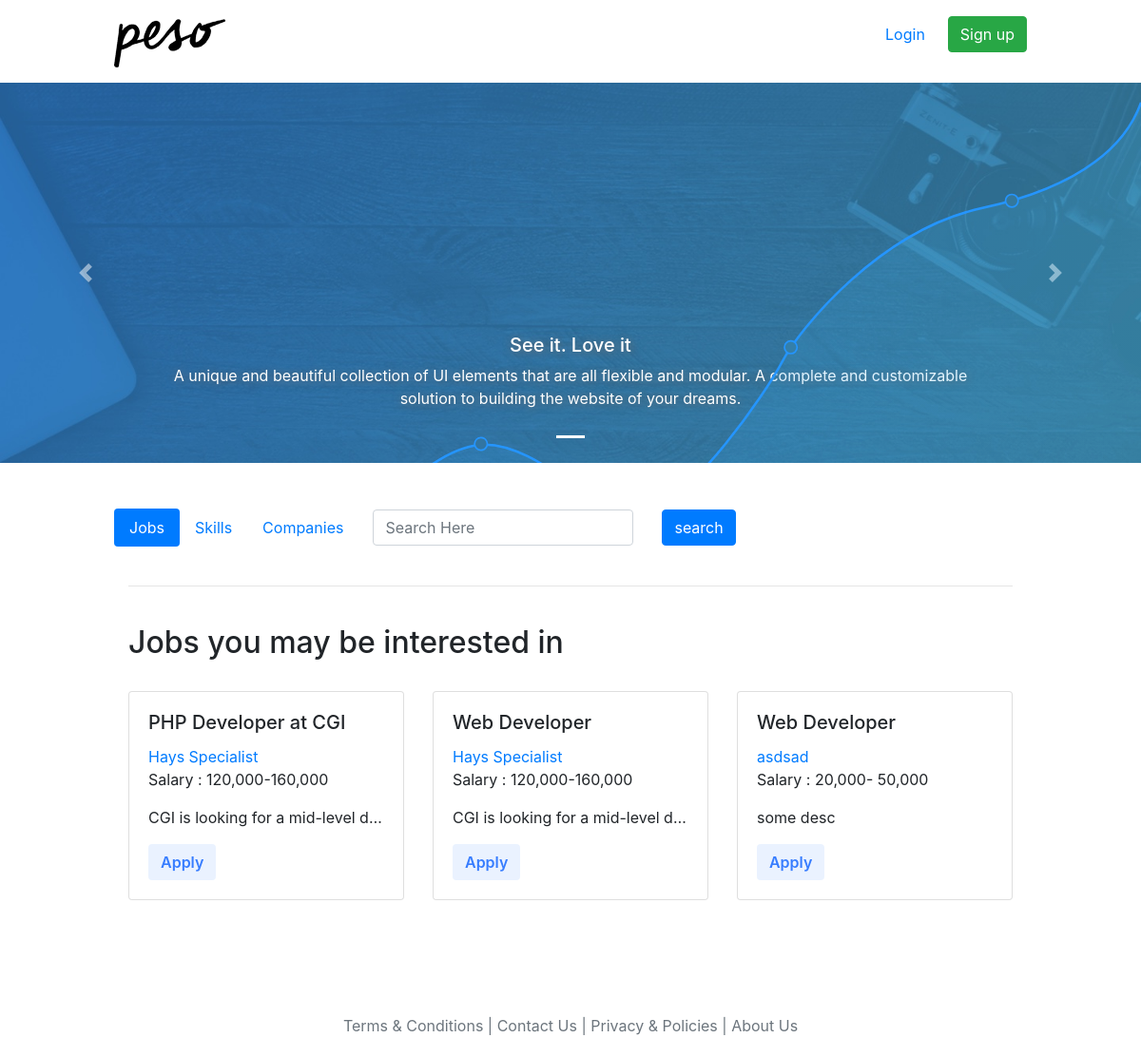
The page / on the database its author committed.
### tables this page shows
CREATE TABLE `slider` (
  `id` int(11) NOT NULL,
  `title` varchar(255) NOT NULL,
  `description` varchar(500) NOT NULL,
  `photoid` int(11) NOT NULL,
  `dateadded` timestamp NOT NULL DEFAULT CURRENT_TIMESTAMP
);

CREATE TABLE `photo` (
  `id` int(11) NOT NULL,
  `filename` varchar(255) NOT NULL,
  `active` int(11) NOT NULL DEFAULT '1',
  `dateadded` timestamp NOT NULL DEFAULT CURRENT_TIMESTAMP
);

CREATE TABLE `job` (
  `id` int(11) NOT NULL,
  `companyid` int(11) NOT NULL,
  `description` longtext NOT NULL,
  `userid` int(11) NOT NULL,
  `processing_time` varchar(255) NOT NULL,
  `salary` varchar(255) NOT NULL,
  `min_experience` varchar(255) NOT NULL,
  `expire_date` date NOT NULL,
  `status` int(11) NOT NULL DEFAULT '0',
  `industryid` int(11) NOT NULL,
  `title` varchar(255) NOT NULL,
  `otherdesc` longtext NOT NULL,
  `desclist` longtext NOT NULL,
  `date_added` timestamp NOT NULL DEFAULT CURRENT_TIMESTAMP
);

CREATE TABLE `company` (
  `id` int(11) NOT NULL,
  `name` varchar(255) NOT NULL,
  `address` varchar(255) NOT NULL,
  `overview` varchar(1000) NOT NULL,
  `banner` varchar(255) DEFAULT NULL,
  `industry` varchar(255) NOT NULL,
  `social_ids` varchar(255) NOT NULL,
  `size` varchar(255) NOT NULL,
  `telephone` varchar(255) NOT NULL,
  `email` varchar(255) NOT NULL,
  `photo` varchar(255) DEFAULT NULL,
  `userid` int(11) NOT NULL,
  `mobile` int(11) NOT NULL,
  `completed` int(11) NOT NULL DEFAULT '0',
  `approved` int(11) NOT NULL DEFAULT '0'
);

### model.php (called while the page is built, shortened)
<?php
class Model {
	protected $db;
	public function __construct(){
		include_once "config.php";
		$this->db = $db;
	}
	public function getAllSlider(){
		return $this->db->query("
			SELECT t1.*, t2.filename FROM slider t1
			LEFT JOIN photo t2 on t1.photoid = t2.id
			where t1.title !=''
			")->fetchAll(PDO::FETCH_ASSOC);
	}
	public function getFeaturedJobs(){
		return $this->db->query("
				SELECT t1.id,t1.title,t1.salary,t1.description,t2.name as 'company'
				FROM job t1
				LEFT JOIN company t2 ON t1.userid = t2.userid
				ORDER BY t1.date_added ASC
				LIMIT 3
			")->fetchAll(PDO::FETCH_ASSOC);
	}
}

### index.php (the view, shortened to what this page needs)
<?php include_once "model.php"; ?>
<?php $model = new Model();
  $featuredJobs = $model->getFeaturedJobs();
  $sliders = $model->getAllSlider();
?>
<?php include_once "header.php"; ?>
    <div class="container-fluid idx bg bg0">
        <main role="main">
          <div class="container-fluid bg bg1">
              <div class="row">
                <div class="col">
                  <div id="carouselExampleIndicators" class="carousel slide" data-ride="carousel">
                  <ol class="carousel-indicators">
                    <?php foreach ($sliders as $key => $value): ?>
                      <li data-target="#carouselExampleIndicators" data-slide-to="<?= $idx; ?>" class="<?= ($key==0) ? 'active' : '';?>"></li>
                    <?php endforeach ?>
                  </ol>
                  <div class="carousel-inner">
                    <?php foreach ($sliders as $key => $slide): ?>
                      <div style="background-image: url(./uploads/photos/<?= $slide['filename'];?>);background-size:cover;" class="carousel-item <?= ($key==0) ? 'active' : '';?>">
                         <div class="carousel-caption d-none d-md-block">
                          <h5><?= $slide['title'];?></h5>
                          <p><?= $slide['description'];?></p>
                        </div>
                      </div>
                    <?php endforeach ?>
                  </div>
                  <a class="carousel-control-prev" href="#carouselExampleIndicators" role="button" data-slide="prev">
                    <span class="carousel-control-prev-icon" aria-hidden="true"></span>
                  </a>
                  <a class="carousel-control-next" href="#carouselExampleIndicators" role="button" data-slide="next">
                    <span class="carousel-control-next-icon" aria-hidden="true"></span>
                  </a>
                </div>
                </div>
              </div>
          </div>
          <div class=" bansner">
              <br>
              <br>
            <div class="container">
            <div class="row">
              <ul class="nav nav-pills hiddsen">
                <li class="nav-item">
                  <a class="nav-link active" href="#">Jobs</a>
                </li>
                <li class="nav-item">
                  <a class="nav-link" href="#">Skills</a>
                </li>
                 <li class="nav-item">
                  <a class="nav-link" href="#">Companies</a>
                </li>
              </ul>
              <form id="btnsearch" class="form-inline">
                  <div class="col">
                    <input type="text" class="form-control" id="searchtext" placeholder="Search Here">
                  </div>
                  <div class="col">
                    <input type="submit" value="search"  class="btn btn-primary"/>
                </div>
              </form>
            </div>
          </div>
          <br>
          <div class="container">
            <div class="row">
              <div class="col-3">
              </div>
              <div class="col">
              </div>
            </div>
          </div>
             <div class="container search">
                <hr>
                <br/>
                <h2 class="display-7">Jobs you may be interested in</h2>
                <br/>
                <div class="row">
                  <?php foreach($featuredJobs as $idx => $job): ?>
                  <div class="col-sm-4">
                    <div class="card">
                      <div class="card-body">
                        <h5 class="card-title"><?= $job['title']; ?></h5>
                        <a href=""><?= $job['company']; ?></a>
                        <p class="card-text">Salary : <?= $job['salary']; ?></p>
                        <p class="card-text desc"><?= $job['description']; ?></p>
                        <a href="viewjob.php?id=<?= $job['id']; ?>" class="btn btn-success custom">Apply</a>
                      </div>
                    </div>
                  </div>
                 <?php endforeach; ?>
                </div>
              </div>
          </div>
        </main>
        <footer class="container">
          <div class="row">
            <div class="col">
              <ul class="list-unstyled footer-links text-small">
                <li><a class="text-muted" data-toggle="modal" data-target="#termsModal" href="#">Terms & Conditions</a></li>
                <li><a data-toggle="modal" data-target="#contactModal" class="text-muted" href="#">| Contact Us |</a></li>
                <li><a data-toggle="modal" data-target="#privacyModal" class="text-muted" href="#">Privacy & Policies |</a></li>
                <li><a data-toggle="modal" data-target="#aboutModal" class="text-muted" href="#">About Us</a></li>
              </ul>
            </div>
          </div>
        </footer>
    </div>
  </body>
</html>

### css/default.css (style rules this page uses)
html { font-size: 14px; }
@media (min-width: 768px) { html { font-size: 16px; } }
.container { max-width: 960px; }

### header.php (style rules this page uses)
.custom { color: #377dff; background: rgba(55, 125, 255, 0.1); border-color: transparent; font-weight: 600; }

### index.php (style rules this page uses)
.carousel-item { height: 400px; }
.carousel-inner { background: black; }
.carousel h5, .carousel p { text-shadow: 1px 1px 10px #6b6969; }
.bg { padding: 0; position: relative; overflow: hidden; }
.bg1::after { content: ""; position: absolute; width: 100%; height: 100%; background: url(./img/bg.svg) no-repeat; background-size: cover; bottom: -20px; left: 0; }
.desc { white-space: nowrap; overflow: hidden; text-overflow: ellipsis; }
.footer-links { text-align: center; margin: 120px auto 20px; }
.footer-links li { list-style-type: none; display: inline; }

### rows shown on the page
slider: photoid.filename (picture), title "See it. Love it", description "A unique and beautiful collection of UI elements that are all flexible and modular. A complete and customizable solution to building the website of your dreams."
job: title "PHP Developer at CGI", company.name "Hays Specialist", salary "120,000-160,000", description "CGI is looking for a mid-level d…"
job: title "Web Developer", company.name "Hays Specialist", salary "120,000-160,000", description "CGI is looking for a mid-level d…"
job: title "Web Developer", company.name "asdsad", salary "20,000- 50,000", description "some desc"
